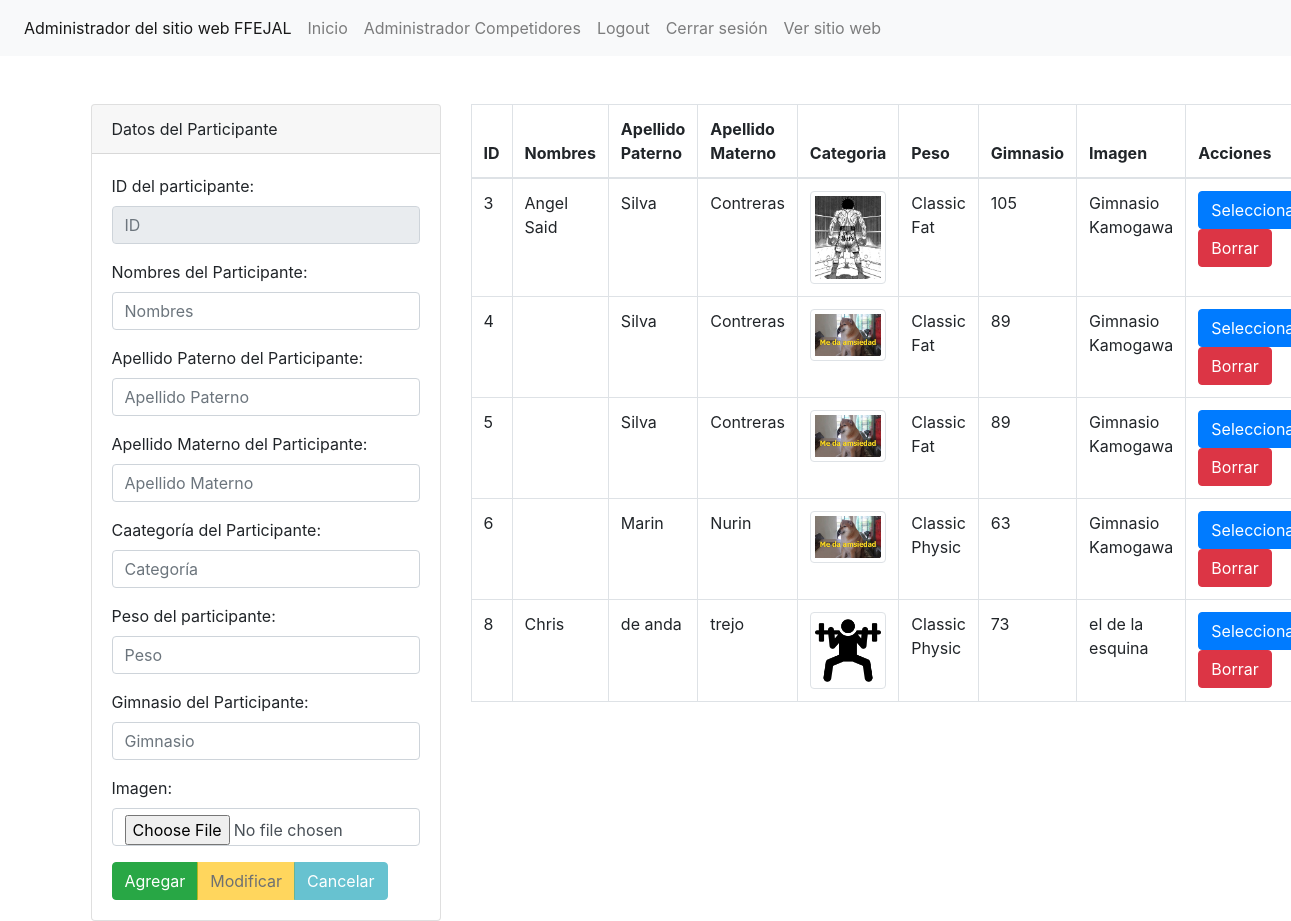
The page /WP-Menesteres-FFEJAL/ppw/administrador/seccion/productos.php (signed in) on the database its author committed.
### tables this page shows
CREATE TABLE `competidores` (
  `id` int(11) NOT NULL,
  `nombres` varchar(250) NOT NULL,
  `apellidoPaterno` varchar(250) NOT NULL,
  `apellidoMaterno` varchar(250) NOT NULL,
  `categoria` varchar(250) NOT NULL,
  `peso` varchar(50) NOT NULL,
  `gimnasio` varchar(250) NOT NULL,
  `imagen` varchar(1000) NOT NULL
);

### WP-Menesteres-FFEJAL/ppw/administrador/seccion/productos.php (the view, shortened to what this page needs)
<?php include("../template/cabecera.php");?>
<?php
$txtID=(isset($_POST['txtID']))?$_POST['txtID']:"";
$txtNombre=(isset($_POST['txtNombre']))?$_POST['txtNombre']:"";
$txtApellidoPaterno=(isset($_POST['txtApellidoPaterno']))?$_POST['txtApellidoPaterno']:"";
$txtApellidoMaterno=(isset($_POST['txtApellidoMaterno']))?$_POST['txtApellidoMaterno']:"";
$txtCategoria=(isset($_POST['txtCategoria']))?$_POST['txtCategoria']:"";
$txtPeso=(isset($_POST['txtPeso']))?$_POST['txtPeso']:"";
$txtGimnasio=(isset($_POST['txtGimnasio']))?$_POST['txtGimnasio']:"";
$accion=(isset($_POST['accion']))?$_POST['accion']:"";
include("../config/db.php");
$sentenciaSQL=$conexion->prepare("SELECT * FROM competidores");
$sentenciaSQL->execute();
$listaCompetidores=$sentenciaSQL->fetchAll(PDO::FETCH_ASSOC);
?>
    <div class="col-md-4">
        <div class="card">
            <div class="card-header" >
                Datos del Participante
            </div>
                <div class="card-body">
            <form method="POST" enctype="multipart/form-data" >
                <div class = "form-group">
                    <label for="txtID">ID del participante: </label>
                    <input type="text" required readonly class="form-control" value="<?php echo $txtID; ?>" name = "txtID" id="txtID" placeholder="ID">
                </div>
                <div class = "form-group">
                    <label for="txtID">Nombres del Participante: </label>
                    <input type="text" required class="form-control" value="<?php echo $txtNombre; ?>" name = "txtNombre" id="txtNombre" placeholder="Nombres">
                </div>
                <div class = "form-group">
                    <label for="txtID">Apellido Paterno del Participante: </label>
                    <input type="text" required class="form-control" value="<?php echo $txtApellidoPaterno; ?>" name = "txtApellidoPaterno" id="txtApellidoPaterno" placeholder="Apellido Paterno">
                </div>
                <div class = "form-group">
                    <label for="txtID">Apellido Materno del Participante: </label>
                    <input type="text" required class="form-control" value="<?php echo $txtApellidoMaterno; ?>" name = "txtApellidoMaterno" id="txtApellidoMaterno" placeholder="Apellido Materno">
                </div>
                <div class = "form-group">
                    <label for="txtID">Caategor&iacute;a del Participante: </label>
                    <input type="text" required class="form-control" value="<?php echo $txtCategoria; ?>" name = "txtCategoria" id="txtCategoria" placeholder="Categor&iacute;a">
                </div>
                <div class = "form-group">
                    <label for="txtID">Peso del participante: </label>
                    <input type="text" required class="form-control" value="<?php echo $txtPeso; ?>" name = "txtPeso" id="txtPeso" placeholder="Peso">
                </div>
                <div class = "form-group">
                    <label for="txtID">Gimnasio del Participante: </label>
                    <input type="text" class="form-control" value="<?php echo $txtGimnasio; ?>" name = "txtGimnasio" id="txtGimnasio" placeholder="Gimnasio">
                </div>
                <div class = "form-group">
                    <label for="txtID">Imagen: </label>
                    <br/>
                    <input type="file"  class="form-control" name = "txtImagen" id="txtImagen" placeholder="Foto del Participante">
                </div>
                <div class="btn-group" role="group" aria-label="">
                    <button type="submit" name="accion" <?php echo($accion=="Seleccionar")?"disabled":"";?> value="Agregar" class="btn btn-success">Agregar</button>
                    <button type="submit" name="accion" <?php echo($accion!="Seleccionar")?"disabled":"";?> value="Modificar" class="btn btn-warning">Modificar</button>
                    <button type="submit" name="accion" <?php echo($accion!="Seleccionar")?"disabled":"";?> value="Cancelar" class="btn btn-info">Cancelar</button>
                </div>
            </form>
            </div>
        </div>
    </div>
    <div class="col-md-8">
        <table class="table table-bordered "  >
            <thead>
                <tr>
                    <th>ID</th>
                    <th>Nombres</th>
                    <th>Apellido Paterno</th>
                    <th>Apellido Materno</th>
                    <th>Categoria</th>
                    <th>Peso</th>
                    <th>Gimnasio</th>
                    <th>Imagen</th>
                    <th>Acciones</th>
                </tr>
            </thead>
            <tbody>
            <?php foreach($listaCompetidores as $competidor) { ?>
                <tr>
                    <td> <?php echo $competidor['id']; ?> </td>
                    <td> <?php echo $competidor['nombres']; ?> </td>
                    <td> <?php echo $competidor['apellidoPaterno']; ?> </td>
                    <td> <?php echo $competidor['apellidoMaterno']; ?> </td>
                    <td>
                    <img class="img-thumbnail rounded" src="../../img/<?php echo $competidor['imagen']; ?> " width="200"  alt="">
                    </td>
                    <td> <?php echo $competidor['categoria']; ?> </td>
                    <td> <?php echo $competidor['peso']; ?> </td>
                    <td> <?php echo $competidor['gimnasio']; ?> </td>
                    <td>
                    <form method="post">
                        <input type="submit" name="accion" value="Seleccionar" class="btn btn-primary" />
                        <input type="submit" name="accion" value="Borrar" class="btn btn-danger" />
                    </form>
                    </td>
                </tr>
            <?php } ?>
            </tbody>
        </table>
    </div>
<?php include("../template/piepagina.php");?>

### rows shown on the page
competidores: id "3", nombres "Angel Said", apellidoPaterno "Silva", apellidoMaterno "Contreras", imagen (picture), categoria "Classic Fat", peso "105", gimnasio "Gimnasio Kamogawa"
competidores: id "4", apellidoPaterno "Silva", apellidoMaterno "Contreras", imagen (picture), categoria "Classic Fat", peso "89", gimnasio "Gimnasio Kamogawa"
competidores: id "5", apellidoPaterno "Silva", apellidoMaterno "Contreras", imagen (picture), categoria "Classic Fat", peso "89", gimnasio "Gimnasio Kamogawa"
competidores: id "6", apellidoPaterno "Marin", apellidoMaterno "Nurin", imagen (picture), categoria "Classic Physic", peso "63", gimnasio "Gimnasio Kamogawa"
competidores: id "8", nombres "Chris", apellidoPaterno "de anda", apellidoMaterno "trejo", imagen (picture), categoria "Classic Physic", peso "73", gimnasio "el de la esquina"
